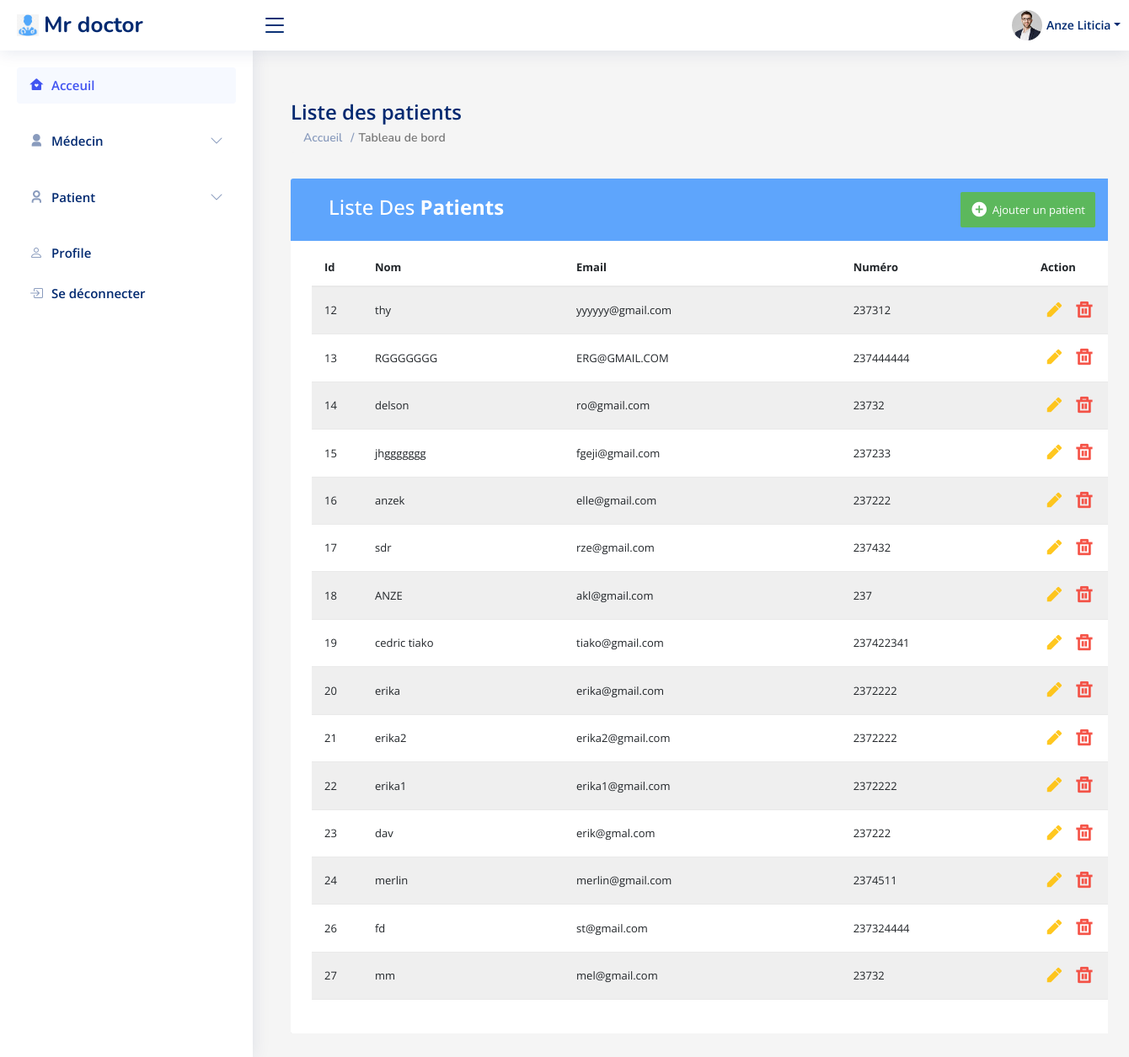
Screenshot of /lpadmin.php with the database file from the repository.
### tables this page shows
CREATE TABLE IF NOT EXISTS `patient` (
  `idpat` int(11) NOT NULL AUTO_INCREMENT,
  `nompatient` varchar(255) NOT NULL,
  `email` varchar(40) NOT NULL,
  `numero` int(13) NOT NULL,
  `mdp` varchar(100) NOT NULL,
  PRIMARY KEY (`idpat`),
  UNIQUE KEY `email` (`email`),
  UNIQUE KEY `mdp` (`mdp`)
);

### lpadmin.php (the view, shortened to what this page needs)
<?php
  	include_once('config.php');
	$select = $pdo->prepare("SELECT * FROM patient");
	$select->execute();
	$patient = $select->fetchAll();
?>
<!DOCTYPE html>
<html lang="en">
<head>
	<?php include('linkcss.php'); ?>
	<?php include('style.php'); ?>
	<?php include('headadmin.php'); ?>
	<?php include('asidad.php'); ?>
</head>
<body>
    <div class="container">
		<div class="pagetitle">
		<h1>Liste des patients</h1>
		<nav>
			<ol class="breadcrumb">
			<li class="breadcrumb-item"><a href="indadmin.php">Accueil</a></li>
			<li class="breadcrumb-item active">Tableau de bord</li>
			</ol>
		</nav>
		</div>
		<div class="table-responsive">
			<div class="table-wrapper">
				<div class="table-title">
						<div class="col-xs-6">
							<h2>Liste Des <b> Patients</b></h2>
						</div>
					<div class="row">
						<div class="col-xs-12">
							<a href="#addEmployeeModal" class="btn btn-success" data-toggle="modal"><i class="ri-add-circle-fill"></i> <span>Ajouter un patient</span></a>
						</div>
					</div>
				</div>
				<table class="table table-striped table-hover">
					<thead>
						<tr>
							<th>Id</th>
							<th>Nom </th>
							<th>Email</th>
							<th>Numéro</th>
							<th>Action</th>
						</tr>
					</thead>
					<tbody>
						<?php foreach($patient as $row): ?>
							<tr>
								<td><?php echo $row['idpat']?></td>
								<td><?php echo $row['nompatient']?></td>
								<td><?php echo $row['email']?></td>
								<td><?php echo $row['numero']?></td>
								<td>
								    <a href="#<?php $a = $row['idpat']; echo $row['idpat'];?>editEmployeeModal" class="edit" data-toggle="modal"><i class="ri-pencil-fill" data-toggle="tooltip" title="Modifier"></i></a>
									<a href="#<?php $b =  $row['idpat']; echo $row['idpat'];?>deleteEmployeeModal" class="delete" data-toggle="modal"><i class="ri-delete-bin-line" data-toggle="tooltip" title="Supp"></i></a>
								</td>
							</tr>
						<?php endforeach;?>
					</tbody>
				</table>
			</div>
		</div>
    </div>
</body>
</html>

### assets/css/style.css (style rules this page uses)
:root { scroll-behavior: smooth; }
body { font-family: "Open Sans", sans-serif; background: #f6f9ff; color: #444444; }
a { color: #4154f1; text-decoration: none; }
h1, h2, h3, h4, h5, h6 { font-family: "Nunito", sans-serif; }
.pagetitle { margin-bottom: 10px; }
.pagetitle h1 { font-size: 24px; margin-bottom: 0; font-weight: 600; color: #012970; }
.breadcrumb { font-size: 14px; font-family: "Nunito", sans-serif; color: #899bbd; font-weight: 600; }
.breadcrumb a { color: #899bbd; transition: 0.3s; }
.breadcrumb .breadcrumb-item::before { color: #899bbd; }
.breadcrumb .active { color: #51678f; font-weight: 600; }

### style.php (style rules this page uses)
body { margin-top: 100px; color: #566787; background: #f5f5f5; font-family: "Open Sans", sans-serif; font-size: 13px; margin-left: 200px; }
.table-responsive { margin: 30px 0; }
h2 { color: white; }
.table-wrapper { min-width: 1000px; background: #fff; padding: 20px 25px; border-radius: 3px; box-shadow: 0 1px 1px rgba(0,0,0,.05); }
.container { top: 30%; margin-left:130px; max-width: 1000px; }
.table-title { padding-bottom: 15px; background: #5ea5fc; color: #fff; padding: 16px 30px; margin: -20px -25px 10px; border-radius: 3px 3px 0 0; }
.table-title h2 { margin: 5px 0 0; font-size: 24px; }
.table-title .btn { color: #fff; float: right; font-size: 13px; border: none; min-width: 50px; border-radius: 2px; border: none; outline: none !important; margin-left: 10px; }
.table-title .btn i { float: left; font-size: 21px; margin-right: 5px; }
.table-title .btn span { float: left; margin-top: 6px; }
table.table tr th, table.table tr td { border-color: #e9e9e9; padding: 12px 15px; vertical-align: middle; }
table.table tr th:first-child { width: 60px; }
table.table tr th:last-child { width: 100px; }
table.table-striped tbody tr:nth-of-type(odd) { background-color: #fcfcfc; }
table.table td:last-child i { opacity: 0.9; font-size: 22px; margin: 0 5px; }
table.table td a { font-weight: bold; color: #566787; display: inline-block; text-decoration: none; outline: none !important; }
table.table td a.edit { color: #FFC107; }
table.table td a.delete { color: #F44336; }
table.table td i { font-size: 19px; }

### rows the page displays
patient: idpat "12", nompatient "thy", email "yyyyyy@gmail.com", numero "237312"
patient: idpat "13", nompatient "RGGGGGGG", email "ERG@GMAIL.COM", numero "237444444"
patient: idpat "14", nompatient "delson", email "ro@gmail.com", numero "23732"
patient: idpat "15", nompatient "jhggggggg", email "fgeji@gmail.com", numero "237233"
patient: idpat "16", nompatient "anzek", email "elle@gmail.com", numero "237222"
patient: idpat "17", nompatient "sdr", email "rze@gmail.com", numero "237432"
patient: idpat "18", nompatient "ANZE", email "akl@gmail.com", numero "237"
patient: idpat "19", nompatient "cedric tiako", email "tiako@gmail.com", numero "237422341"
patient: idpat "20", nompatient "erika", email "erika@gmail.com", numero "2372222"
patient: idpat "21", nompatient "erika2", email "erika2@gmail.com", numero "2372222"
patient: idpat "22", nompatient "erika1", email "erika1@gmail.com", numero "2372222"
patient: idpat "23", nompatient "dav", email "erik@gmal.com", numero "237222"
patient: idpat "24", nompatient "merlin", email "merlin@gmail.com", numero "2374511"
patient: idpat "26", nompatient "fd", email "st@gmail.com", numero "237324444"
patient: idpat "27", nompatient "mm", email "mel@gmail.com", numero "23732"
